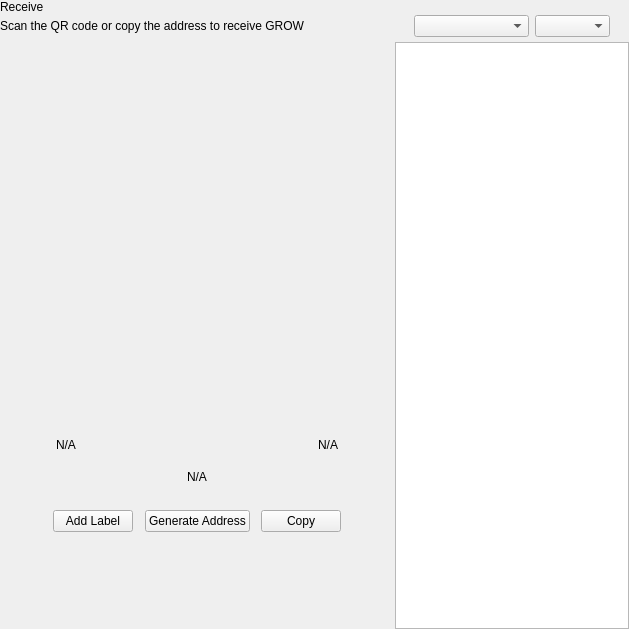
<?xml version="1.0" encoding="UTF-8"?>
<ui version="4.0">
 <class>ReceiveWidget</class>
 <widget class="QWidget" name="ReceiveWidget">
  <property name="geometry">
   <rect>
    <x>0</x>
    <y>0</y>
    <width>629</width>
    <height>629</height>
   </rect>
  </property>
  <property name="minimumSize">
   <size>
    <width>0</width>
    <height>0</height>
   </size>
  </property>
  <property name="windowTitle">
   <string>Form</string>
  </property>
  <layout class="QHBoxLayout" name="horizontalLayout_2" stretch="2,1">
   <property name="spacing">
    <number>0</number>
   </property>
   <property name="leftMargin">
    <number>0</number>
   </property>
   <property name="topMargin">
    <number>0</number>
   </property>
   <property name="rightMargin">
    <number>0</number>
   </property>
   <property name="bottomMargin">
    <number>0</number>
   </property>
   <item>
    <widget class="QWidget" name="left" native="true">
     <layout class="QVBoxLayout" name="verticalLayout_3">
      <property name="leftMargin">
       <number>0</number>
      </property>
      <property name="topMargin">
       <number>0</number>
      </property>
      <property name="rightMargin">
       <number>0</number>
      </property>
      <property name="bottomMargin">
       <number>0</number>
      </property>
      <item>
       <layout class="QVBoxLayout" name="verticalLayout_2">
        <property name="spacing">
         <number>0</number>
        </property>
        <property name="leftMargin">
         <number>0</number>
        </property>
        <item>
         <layout class="QHBoxLayout" name="horizontalLayout_3">
          <property name="spacing">
           <number>0</number>
          </property>
          <item>
           <layout class="QVBoxLayout" name="verticalLayout_4">
            <property name="spacing">
             <number>5</number>
            </property>
            <item>
             <widget class="QLabel" name="labelTitle">
              <property name="text">
               <string>Receive</string>
              </property>
             </widget>
            </item>
            <item alignment="Qt::AlignTop">
             <widget class="QLabel" name="labelSubtitle1">
              <property name="text">
               <string>Scan the QR code or copy the address to receive GROW</string>
              </property>
             </widget>
            </item>
           </layout>
          </item>
          <item>
           <spacer name="horizontalSpacer">
            <property name="orientation">
             <enum>Qt::Horizontal</enum>
            </property>
            <property name="sizeHint" stdset="0">
             <size>
              <width>40</width>
              <height>20</height>
             </size>
            </property>
           </spacer>
          </item>
         </layout>
        </item>
        <item>
         <spacer name="verticalSpacer_2">
          <property name="orientation">
           <enum>Qt::Vertical</enum>
          </property>
          <property name="sizeType">
           <enum>QSizePolicy::Expanding</enum>
          </property>
          <property name="sizeHint" stdset="0">
           <size>
            <width>20</width>
            <height>50</height>
           </size>
          </property>
         </spacer>
        </item>
        <item alignment="Qt::AlignHCenter">
         <widget class="QWidget" name="layoutQR" native="true">
          <property name="maximumSize">
           <size>
            <width>510</width>
            <height>16777215</height>
           </size>
          </property>
          <layout class="QVBoxLayout" name="verticalLayoutQr">
           <item>
            <spacer name="verticalSpacer11">
             <property name="orientation">
              <enum>Qt::Vertical</enum>
             </property>
             <property name="sizeType">
              <enum>QSizePolicy::Fixed</enum>
             </property>
             <property name="sizeHint" stdset="0">
              <size>
               <width>20</width>
               <height>20</height>
              </size>
             </property>
            </spacer>
           </item>
           <item alignment="Qt::AlignHCenter">
            <widget class="QLabel" name="labelQrImg">
             <property name="minimumSize">
              <size>
               <width>260</width>
               <height>260</height>
              </size>
             </property>
             <property name="maximumSize">
              <size>
               <width>260</width>
               <height>260</height>
              </size>
             </property>
             <property name="text">
              <string/>
             </property>
             <property name="alignment">
              <set>Qt::AlignCenter</set>
             </property>
            </widget>
           </item>
           <item>
            <spacer name="verticalSpacer_21">
             <property name="orientation">
              <enum>Qt::Vertical</enum>
             </property>
             <property name="sizeType">
              <enum>QSizePolicy::Fixed</enum>
             </property>
             <property name="sizeHint" stdset="0">
              <size>
               <width>20</width>
               <height>30</height>
              </size>
             </property>
            </spacer>
           </item>
           <item>
            <widget class="QWidget" name="widget" native="true">
             <property name="minimumSize">
              <size>
               <width>0</width>
               <height>0</height>
              </size>
             </property>
             <layout class="QHBoxLayout" name="horizontalLayout_5">
              <item>
               <widget class="QLabel" name="labelLabel">
                <property name="text">
                 <string notr="true">N/A</string>
                </property>
               </widget>
              </item>
              <item>
               <spacer name="horizontalSpacer_2">
                <property name="orientation">
                 <enum>Qt::Horizontal</enum>
                </property>
                <property name="sizeHint" stdset="0">
                 <size>
                  <width>141</width>
                  <height>20</height>
                 </size>
                </property>
               </spacer>
              </item>
              <item>
               <widget class="QLabel" name="labelDate">
                <property name="text">
                 <string notr="true">N/A</string>
                </property>
                <property name="alignment">
                 <set>Qt::AlignRight|Qt::AlignTrailing|Qt::AlignVCenter</set>
                </property>
               </widget>
              </item>
             </layout>
            </widget>
           </item>
           <item>
            <widget class="QLabel" name="labelAddress">
             <property name="sizePolicy">
              <sizepolicy hsizetype="Expanding" vsizetype="Preferred">
               <horstretch>0</horstretch>
               <verstretch>0</verstretch>
              </sizepolicy>
             </property>
             <property name="minimumSize">
              <size>
               <width>300</width>
               <height>0</height>
              </size>
             </property>
             <property name="text">
              <string notr="true">N/A</string>
             </property>
             <property name="alignment">
              <set>Qt::AlignCenter</set>
             </property>
            </widget>
           </item>
           <item>
            <spacer name="verticalSpacer_4">
             <property name="orientation">
              <enum>Qt::Vertical</enum>
             </property>
             <property name="sizeType">
              <enum>QSizePolicy::Fixed</enum>
             </property>
             <property name="sizeHint" stdset="0">
              <size>
               <width>20</width>
               <height>20</height>
              </size>
             </property>
            </spacer>
           </item>
           <item>
            <layout class="QHBoxLayout" name="horizontalLayout_4">
             <item alignment="Qt::AlignHCenter">
              <widget class="QPushButton" name="pushButtonLabel">
               <property name="focusPolicy">
                <enum>Qt::NoFocus</enum>
               </property>
               <property name="text">
                <string>Add Label</string>
               </property>
              </widget>
             </item>
             <item alignment="Qt::AlignHCenter">
              <widget class="QPushButton" name="pushButtonNewAddress">
               <property name="focusPolicy">
                <enum>Qt::NoFocus</enum>
               </property>
               <property name="text">
                <string>Generate Address</string>
               </property>
              </widget>
             </item>
             <item alignment="Qt::AlignHCenter">
              <widget class="QPushButton" name="pushButtonCopy">
               <property name="focusPolicy">
                <enum>Qt::NoFocus</enum>
               </property>
               <property name="text">
                <string>Copy</string>
               </property>
              </widget>
             </item>
            </layout>
           </item>
           <item>
            <spacer name="verticalSpacer_3">
             <property name="orientation">
              <enum>Qt::Vertical</enum>
             </property>
             <property name="sizeType">
              <enum>QSizePolicy::Expanding</enum>
             </property>
             <property name="sizeHint" stdset="0">
              <size>
               <width>20</width>
               <height>20</height>
              </size>
             </property>
            </spacer>
           </item>
          </layout>
         </widget>
        </item>
        <item>
         <spacer name="verticalSpacer">
          <property name="orientation">
           <enum>Qt::Vertical</enum>
          </property>
          <property name="sizeHint" stdset="0">
           <size>
            <width>20</width>
            <height>40</height>
           </size>
          </property>
         </spacer>
        </item>
       </layout>
      </item>
     </layout>
    </widget>
   </item>
   <item>
    <widget class="QWidget" name="right" native="true">
     <layout class="QVBoxLayout" name="verticalLayout_5">
      <property name="spacing">
       <number>0</number>
      </property>
      <property name="leftMargin">
       <number>1</number>
      </property>
      <property name="topMargin">
       <number>0</number>
      </property>
      <property name="rightMargin">
       <number>0</number>
      </property>
      <property name="bottomMargin">
       <number>0</number>
      </property>
      <item>
       <layout class="QVBoxLayout" name="container_right">
        <property name="spacing">
         <number>0</number>
        </property>
        <property name="leftMargin">
         <number>0</number>
        </property>
        <property name="rightMargin">
         <number>0</number>
        </property>
        <item>
         <layout class="QVBoxLayout" name="verticalLayout">
          <property name="spacing">
           <number>6</number>
          </property>
          <property name="leftMargin">
           <number>19</number>
          </property>
          <property name="rightMargin">
           <number>19</number>
          </property>
          <item>
           <widget class="OptionButton" name="btnRequest" native="true"/>
          </item>
          <item>
           <widget class="OptionButton" name="btnMyAddresses" native="true">
            <property name="sizePolicy">
             <sizepolicy hsizetype="Preferred" vsizetype="Minimum">
              <horstretch>0</horstretch>
              <verstretch>0</verstretch>
             </sizepolicy>
            </property>
           </widget>
          </item>
         </layout>
        </item>
        <item>
         <widget class="QWidget" name="sortWidget" native="true">
          <layout class="QHBoxLayout" name="horizontalLayout_6">
           <property name="leftMargin">
            <number>19</number>
           </property>
           <property name="rightMargin">
            <number>19</number>
           </property>
           <property name="bottomMargin">
            <number>5</number>
           </property>
           <item>
            <spacer name="horizontalSpacer_3">
             <property name="orientation">
              <enum>Qt::Horizontal</enum>
             </property>
             <property name="sizeHint" stdset="0">
              <size>
               <width>40</width>
               <height>20</height>
              </size>
             </property>
            </spacer>
           </item>
           <item>
            <widget class="QComboBox" name="comboBoxSort">
             <property name="sizePolicy">
              <sizepolicy hsizetype="Preferred" vsizetype="Fixed">
               <horstretch>0</horstretch>
               <verstretch>0</verstretch>
              </sizepolicy>
             </property>
             <property name="minimumSize">
              <size>
               <width>115</width>
               <height>0</height>
              </size>
             </property>
            </widget>
           </item>
           <item>
            <widget class="QComboBox" name="comboBoxSortOrder">
             <property name="sizePolicy">
              <sizepolicy hsizetype="Preferred" vsizetype="Fixed">
               <horstretch>0</horstretch>
               <verstretch>0</verstretch>
              </sizepolicy>
             </property>
             <property name="minimumSize">
              <size>
               <width>75</width>
               <height>0</height>
              </size>
             </property>
            </widget>
           </item>
          </layout>
         </widget>
        </item>
        <item>
         <widget class="QListView" name="listViewAddress"/>
        </item>
       </layout>
      </item>
     </layout>
    </widget>
   </item>
  </layout>
 </widget>
 <customwidgets>
  <customwidget>
   <class>OptionButton</class>
   <extends>QWidget</extends>
   <header>qt/pivx/optionbutton.h</header>
   <container>1</container>
  </customwidget>
 </customwidgets>
 <resources/>
 <connections/>
</ui>
